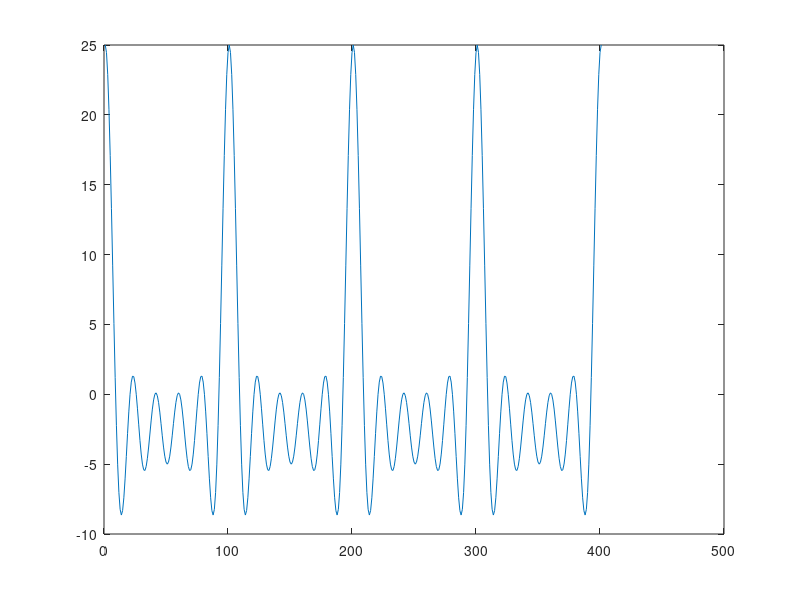

The MATLAB source for this figure:
clc;
clear all;
close all;
x=[];
lenx=input("Enter length of array:");
y=0;
for i=1:lenx
  f=input("Enter x[n]:")
  x=[x,f];
end
leny=input("Enter length of y[k]:")
k=1:0.01:leny;

for i=1:lenx
  y+=x(i)*cos(2*pi*i*k);
end
plot(y);
